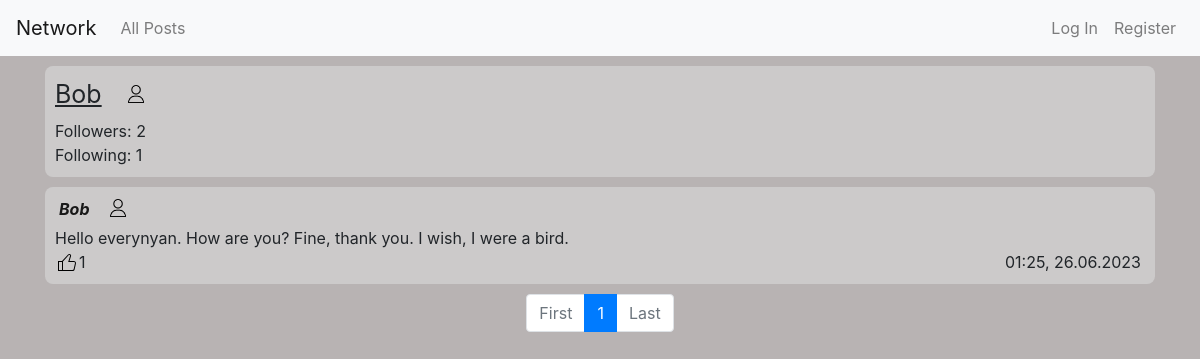
/profile/Bob, run on the app's committed database.
### network/models.py (models this page shows, shortened)
class User(AbstractUser):
    pass

class Post(models.Model):
    author = models.ForeignKey(User, on_delete = models.CASCADE, related_name = "authorUser")
    textarea = models.TextField(max_length = 5000)
    timestamp = models.DateTimeField(auto_now_add=True)
    likes = models.ManyToManyField(User, related_name = "likes", blank = True)

### network/views.py (the view)
# urls.py: path("profile/<str:name>", views.profile, name="profile"),
def profile(request, name):
    otherUser = User.objects.get(username = name)
    myOwn = request.user
    statusFollow = False
    followers = Followers.objects.filter(user = otherUser)
    if followers:
        for extractList in followers:
            lenFollowlist = len(extractList.who.all())
            for unit in extractList.who.all():
                if unit == myOwn:
                    statusFollow = True
                    break
    else:
        lenFollowlist = 0
    followings = Following.objects.filter(user = otherUser)
    if followings:
        for extractList in followings:
            lenFollowinglist = len(extractList.who.all())
    else:
        lenFollowinglist = 0
    posts = Post.objects.filter(author = otherUser).order_by('-timestamp')
    forrange = math.ceil(len(posts)/N)+1
    paginator = Paginator(posts, N)
    page_number = request.GET.get('page')
    page_obj = paginator.get_page(page_number)
    return render(request, "network/profile.html", {
        "page_obj": page_obj,
        "range": range(1, forrange),
        "guest": name,
        "statusFollow": statusFollow,
        "followersCount": lenFollowlist,
        "followingCount": lenFollowinglist
    })

### network/templates/network/profile.html (shortened to what this page needs)
{% extends "network/layout.html" %}
{% block body %}
    <div class="container">
        <div class="comment">
            <div class="d-flex flex-row align-items-center flexgap margbot5">
                <p class="profileName"> {{ guest }} </p>
                {% if user.is_authenticated %}
                    {% if statusFollow %}
                        <button onclick="subscribeFunction(this)" title="unsubscribe" class="subscribe" type="submit" data-author="{{guest}}" data-substatus="true" >
                            <img src="/static/network/black.png" class="imagepad" width="18px" height="18px">
                        </button>
                    {% elif request.user.username == guest %}
                    {% else %}
                        <button onclick="subscribeFunction(this)" title="subscribe"  class="subscribe" type="submit" data-author="{{guest}}" data-substatus="false" >
                            <img src="/static/network/white.png" class="imagepad" width="18px" height="18px">
                        </button>
                    {% endif %}
                {% else %}
                    <img src="/static/network/white.png" class="imagepad" width="18px" height="18px">
                {% endif %}
            </div>
            <p>Followers: <span class="changefw">{{ followersCount }}</span></p>
            <p>Following: {{ followingCount }}</p>
        </div>
        {% for post in page_obj %}
            <div class="comment comment-{{post.id}}">
                <div class="d-flex flex-row align-items-center flexgap margbot5">
                    <a class="linkForUser frame" href="{% url 'profile' post.author %}"> {{ post.author }} </a>
                    {% if user.is_authenticated %}
                        {% if statusFollow %}
                            <button onclick="subscribeFunction(this)" title="unsubscribe" class="subscribe" type="submit" data-author="{{post.author}}" data-substatus="true" >
                                <img src="/static/network/black.png" class="imagepad" width="18px" height="18px">
                            </button>
                        {% elif request.user == post.author %}
                        {% else %}
                            <button onclick="subscribeFunction(this)" title="subscribe"  class="subscribe" type="submit" data-author="{{post.author}}" data-substatus="false" >
                                <img src="/static/network/white.png" class="imagepad" width="18px" height="18px">
                            </button>
                        {% endif %}
                    {% else %}
                        <img src="/static/network/white.png" class="imagepad" width="18px" height="18px">
                    {% endif %}
                </div>
                <div class="divPostArea-{{post.id}}">
                    <p class="postArea-{{post.id}}">
                        {{ post.textarea }}
                    </p>
                </div>
                <span class="frame floatRight">{{ post.timestamp|date:'H:i, d.m.Y'}}</span>
                <div class="likediv">
                    <span class="likeCount-{{post.id}}">
                        {{ post.likes.all|length }}
                    </span>
                </div>
            </div>
        {% empty %}
            <div class="comment">
                <p class="centerText">You haven't got posts yet</p>
            </div>
        {% endfor %}
    </div>
    <nav class="pagnav">
        <ul class="pagination justify-content-center">
            {% if page_obj.number == 1 %}
                <li class="page-item disabled"><a class="page-link" href="?page=1">First</a></li>
            {% else %}
                <li class="page-item"><a class="page-link" href="?page=1">First</a></li>
            {% endif %}
            {% if page_obj.paginator.num_pages < 4 %}
                {% for i in range %}
                    {% if page_obj.number == i %}
                        <li class="page-item active"><a class="page-link" href="?page={{ i }}"> {{ i }} </a></li>
                    {% else %}
                        <li class="page-item"><a class="page-link" href="?page={{ i }}"> {{ i }} </a></li>
                    {% endif %}
                {% endfor %}
            {% endif %}
            {% if page_obj.number == page_obj.paginator.num_pages %}
                <li class="page-item disabled"><a class="page-link" href="?page={{ page_obj.paginator.num_pages }}">Last</a></li>
            {% else %}
                <li class="page-item"><a class="page-link" href="?page={{ page_obj.paginator.num_pages }}">Last</a></li>
            {% endif %}
        </ul>
    </nav>
{% endblock %}

### network/static/network/styles.css (style rules this page uses)
body { background-color: rgb(184, 179, 179); background-image: url("https://www.transparenttextures.com/patterns/graphy-dark.png"); user-select: none; }
p { margin: 0; user-select: text; word-break: break-all; }
.comment { width: 100%; height: 100%; margin-bottom: 10px; margin-top: 10px; padding: 10px 10px; border-radius: 8px; background-color: #d6d6d6a9; }
.floatRight { float: right; }
.frame { width: fit-content; background-color: transparent; padding-left: 4px; padding-right: 4px; }
.linkForUser { color: rgb(24, 24, 24); font-style: italic; font-weight: bold; }
.likediv { display: flex; align-items: flex-end; }
.imagepad { margin-bottom: 2px; }
.margbot5 { margin-bottom: 5px;; }
.flexgap { gap: 15px; }
.profileName { text-decoration: underline; font-size: 25px; margin-right: 10px; }

### data on the page
User: username "Bob"
Post: author "Bob", textarea "Hello everynyan. How are you? Fine, thank you. I wish, I were a bird.", timestamp "01:25, 26.06.2023", likes.all|length "1"

### other printed values
{{ followersCount }} "2"
{{ followingCount }} "1"
{{ i }} "1"
